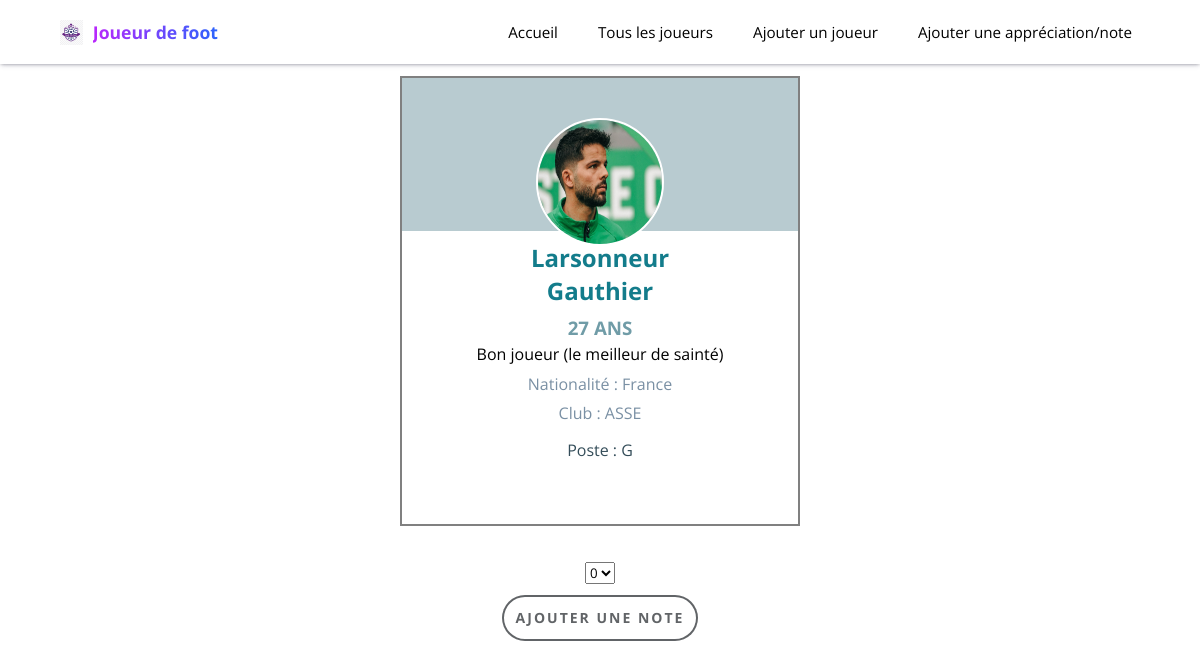
Screenshot of /add-rating.php?player_id=9 with the database file from the repository.
### tables this page shows
CREATE TABLE `joueur` (
  `id` int(255) NOT NULL,
  `nom` varchar(255) NOT NULL,
  `prenom` varchar(255) NOT NULL,
  `age` int(255) NOT NULL,
  `club` varchar(255) NOT NULL,
  `nation` varchar(255) NOT NULL,
  `poste` varchar(255) NOT NULL,
  `appreciation` varchar(255) DEFAULT NULL,
  `note` int(255) DEFAULT NULL,
  `tete` varchar(255) DEFAULT NULL
);

### add-rating.php (the view, shortened to what this page needs)
<?php
include 'db_connexion.php';
?>
<!DOCTYPE html>
<html lang="fr">
<head>
    <link rel="stylesheet" href="style.css">
    <link rel="stylesheet" href="https://cdnjs.cloudflare.com/ajax/libs/font-awesome/6.6.0/css/all.min.css" />
</head>
<body>
    <nav>
        <div class="logo">
            <img src="assets/Logo64x64.png" alt="logo" />
            <h1>Joueur de foot</h1>
        </div>
        <ul>
            <li>
                <a href="../football player/index.php">Accueil</a>
            </li>
            <li>
                <a href="../football player/all-players.php">Tous les joueurs</a>
            </li>
            <li>
                <a href="../football player/add-player.php">Ajouter un joueur</a>
            </li>
            <li>
                <a href="#">Ajouter une appréciation/note</a>
            </li>
        </ul>
    </nav>
    <?php
    $player_id = $_GET['player_id'];
    $req = 'SELECT * FROM joueur WHERE id = :player_id';
    $sql = $conn->prepare($req);
    $sql->bindParam(':player_id', $player_id, PDO::PARAM_INT);
    $sql->execute();
    $result = $sql->fetchAll(PDO::FETCH_ASSOC);
    if (count($result) > 0) {
        foreach ($result as $row) {
    ?>
            <div class="container">
                <div class="card-solo">
                    <div class="card-top">
                        <?php
                        if (!empty($row["tete"])) {
                            echo "<img class='profil-solo' src='" . htmlspecialchars($row['tete']) . "' width='50', heigth='50'>";
                        } else {
                            echo "<img class='profil-solo' src='assets/default.jpg' width='100'>";
                        }
                        ?>
                    </div>
                    <div class="card-infos">
                        <div class="nom-prenom">
                            <h2><?php
                                echo htmlspecialchars($row['nom']); ?></h2>
                            <h2><?php
                                echo htmlspecialchars($row['prenom']) ?></h2>
                        </div>
                        <h3 class="age"><?php echo htmlspecialchars($row['age']) . ' ans' ?></h3>
                        <p class="appreciation">
                            <?php
                            if (isset($row['appreciation']) && !is_null($row['appreciation'])) {
                                echo htmlspecialchars($row['appreciation']);
                            } ?>
                        </p>
                        <p class="nation-club">
                            <?php
                            echo 'Nationalité : ' . htmlspecialchars($row['nation']) . '<p class="nation-club"> Club : ' . htmlspecialchars($row['club']) . '</p>'; ?>
                        </p>
                        <p class="poste">
                            <?php
                            echo 'Poste : ' . htmlspecialchars($row['poste'])
                            ?>
                        </p>
                    </div>
                </div>
            </div>
            <form method="post" class="add-appreciation-form">
                <select name="rating" id="rating">
                    <?php for ($i = 0; $i <= 5; $i++) { ?>
                        <option value="<?php echo $i; ?>"> <?php echo $i; ?></option>
                    <?php
                    } ?>
                </select>
                <button type="submit">Ajouter une note</button>
            </form>
    <?php
        }
    } else {
        echo "<p>Joueur non trouvé</p>";
    }
    ?>
</body>
</html>

### style.css (style rules this page uses)
* { font-family: "Open Sans", sans-serif; font-optical-sizing: auto; font-style: normal; }
h2, h3, p { margin: 0; }
* { box-sizing: border-box; -webkit-font-smoothing: antialiased; -moz-osx-font-smoothing: grayscale; }
body { padding: 0; margin: 0; font-family: "Poppins", sans-serif; }
nav { padding: 5px 5%; display: flex; justify-content: space-between; align-items: center; box-shadow: rgba(50, 50, 93, 0.25) 0px 2px 5px -1px, rgba(0, 0, 0, 0.3) 0px 1px 3px -1px; z-index: 1; }
nav .logo { display: flex; align-items: center; }
nav .logo img { height: 25px; width: auto; margin-right: 10px; }
nav .logo h1 { font-size: 1.1rem; background: linear-gradient(to right, #b927fc 0%, #2c64fc 100%); -webkit-background-clip: text; background-clip: text; -webkit-text-fill-color: transparent; }
nav ul { list-style: none; display: flex; }
nav ul li { margin-left: 1.5rem; }
nav ul li a { text-decoration: none; color: #000; font-size: 95%; font-weight: 400; padding: 4px 8px; border-radius: 5px; }
.card-solo { border: 2px solid grey; width: 400px; min-height: 450px; display: flex; flex-direction: column; justify-content: flex-start; align-items: center; }
.card-top { background-color: #B8CBD0; text-align: center; width: 100%; padding: 10px 0; }
.card-infos { display: flex; flex-direction: column; align-items: center; width: 100%; padding: 10px; box-sizing: border-box; }
.container { margin-top: 1%; display: flex; flex-direction: row; justify-content: center; }
.profil-solo { height: 8em; width: 8em; border-radius: 50%; border: solid 2px white; position: relative; top: 30px; }
.nom-prenom { display: flex; flex-direction: column; align-items: center; color: #137C8B; }
.age { color: #709CA7 ; margin-top: 2%; text-transform: uppercase; }
.nation-club { color: #7A90A4; margin-top: 2%; }
.poste { color: #344D59; margin-top: 4%; }
.appreciation { text-align: center; margin-top: 1%; word-wrap: break-word; overflow-wrap: break-word; overflow: hidden; text-overflow: ellipsis; max-width: 100%; }
.add-appreciation-form { margin-top: 3%; display: flex; flex-direction: column; align-items: center; }
.add-appreciation-form button { display: inline-block; outline: none; cursor: pointer; font-size: 14px; line-height: 1; border-radius: 500px; transition-property: background-color,border-color,color,box-shadow,filter; transition-duration: .3s; border: 1px solid transparent; letter-spacing: 2px; min-width: 160px; text-transform: uppercase; white-space: normal; font-weight: 700; text-align: center; padding: 16px 14px 18px; color: #616467; box-shadow: inset 0 0 0 2px #616467; background-color: transparent; height: 48px; margin-top: 0.8%; }

### rows the page displays
joueur: tete (picture), nom "Larsonneur", prenom "Gauthier", age "27", appreciation "Bon joueur (le meilleur de sainté)", nation "France", club "ASSE", poste "G"

### other values shown
form field rating "0"
